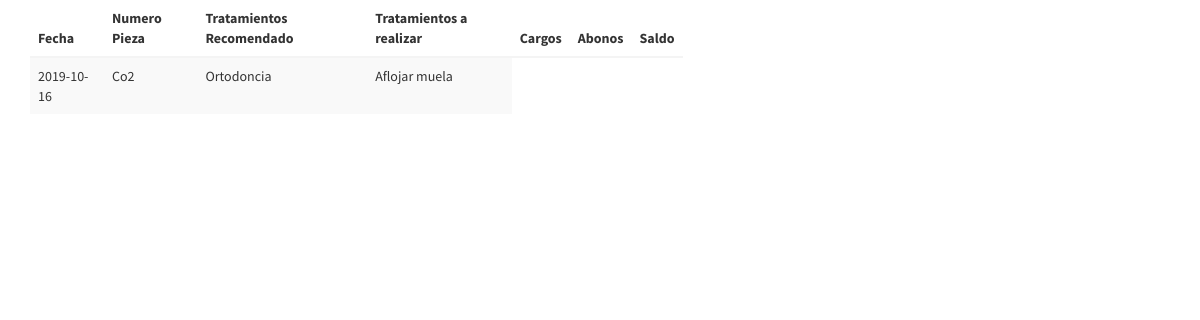
/vertratamientos.php (signed in), run on an earlier commit of the app's database.
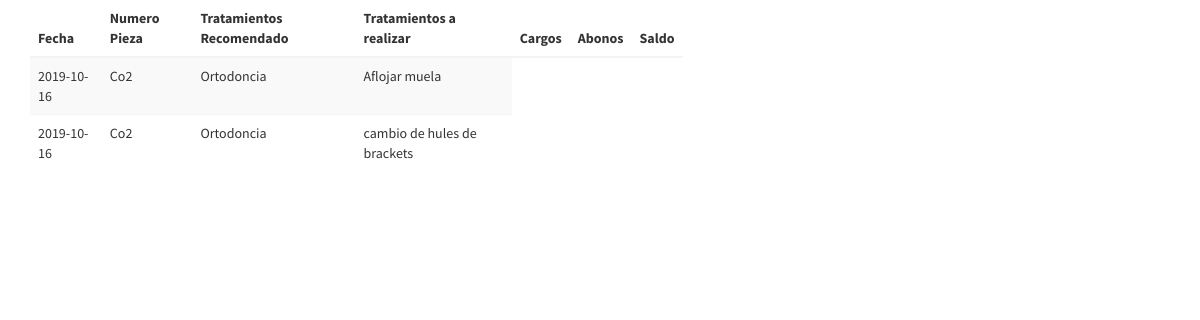
And on a later commit of the database.
### tables this page shows
CREATE TABLE `tratamientorealizar` (
  `id_Seguimientos` int(11) NOT NULL,
  `id_Citas` int(11) NOT NULL,
  `id_Presupuesto` int(11) NOT NULL,
  `tratamientoRealizar` varchar(1000) NOT NULL,
  `precio` float NOT NULL
);

CREATE TABLE `tbl_citas` (
  `id_Citas` int(11) NOT NULL,
  `id_Pacientes` int(11) NOT NULL,
  `fechaProgramada` date NOT NULL,
  `hora` time(6) NOT NULL,
  `descripcionCita` varchar(45) NOT NULL
);

CREATE TABLE `tbl_piezas` (
  `id_Piezas` int(11) NOT NULL,
  `nombrePieza` varchar(45) NOT NULL
);

CREATE TABLE `tbl_presupuestos` (
  `id_Presupuesto` int(11) NOT NULL,
  `id_Piezas` int(11) NOT NULL,
  `id_Pacientes` int(11) NOT NULL,
  `descripcion` varchar(45) NOT NULL
);

### vertratamientos.php (the view, shortened to what this page needs)
<?php
  $db =  new DbConnection;
  $conexion=$db->conectar();
    $sql= "SELECT tratamientoRealizar.tratamientoRealizar, tbl_presupuestos.descripcion, tbl_piezas.nombrePieza, tbl_citas.fechaProgramada, tbl_pacientes.nombre_Pacientes FROM tratamientoRealizar INNER JOIN tbl_presupuestos ON tbl_presupuestos.id_Presupuesto = tratamientoRealizar.id_Presupuesto INNER JOIN tbl_piezas ON tbl_piezas.id_Piezas = tbl_presupuestos.id_Piezas INNER JOIN tbl_citas ON tbl_citas.id_Citas = tratamientoRealizar.id_Citas INNER JOIN tbl_pacientes ON tbl_pacientes.id_Pacientes = tbl_presupuestos.id_Pacientes";
    $result= $conexion->query($sql);
?>
<!DOCTYPE html>
<html lang="en">
<head>
  <link rel="stylesheet" href="css/bootstrap.min.css">
  <link rel="stylesheet" href="css/font-awesome.css">
  <link rel="stylesheet" href="css/AdminLTE.min.css">
  <link rel="stylesheet" href="css/_all-skins.min.css">
  <link rel="stylesheet" href="css/jquery.dataTables.min.css">
  <link rel="stylesheet" href="DataTables/DataTables-1.10.18/dataTables.bootstrap.min.js">
  <link rel="stylesheet" href="css/alertify.min.css">
  <link rel="stylesheet" href="css/themes/default.min.css"/>
</head>
<body class="hold-transition skin-blue sidebar-mini">
                <section id="bienvenvidos">
                    <div class = "container">
                        <div class="row">
                             <div class = "col-md-7">
                              <table class = "table table-striped">
                                <thead>
                                    <tr>
                                    <th> Fecha</th>
                                    <th> Numero Pieza </th>
                                    <th> Tratamientos Recomendado</th>
                                    <th> Tratamientos a realizar</th>
                                    <th> Cargos </th>
                                    <th> Abonos </th>
                                    <th> Saldo </th>
                                    </tr>
                                </thead>
                                <tbody>
                                        <?php
                                        while($mostrar=mysqli_fetch_array($result)){
                                        ?>
                                        <tr>
                                            <td><?php echo $mostrar['fechaProgramada'] ?></td>
                                            <td><?php echo $mostrar['nombrePieza'] ?></td>
                                            <td><?php echo $mostrar['descripcion'] ?></td>
                                            <td><?php echo $mostrar['tratamientoRealizar'] ?></td>
                                        </tr>
                                             <?php
                                            }
                                            ?>
                                </tbody>
                               </table>
</section>
</body>
</html>

What changed in the data, as far as the page shows it:
added tratamientorealizar: id_Citas.fechaProgramada "2019-10-16", tbl_piezas.nombrePieza "Co2", id_Presupuesto.descripcion "Ortodoncia", tratamientoRealizar "cambio de hules de brackets"
